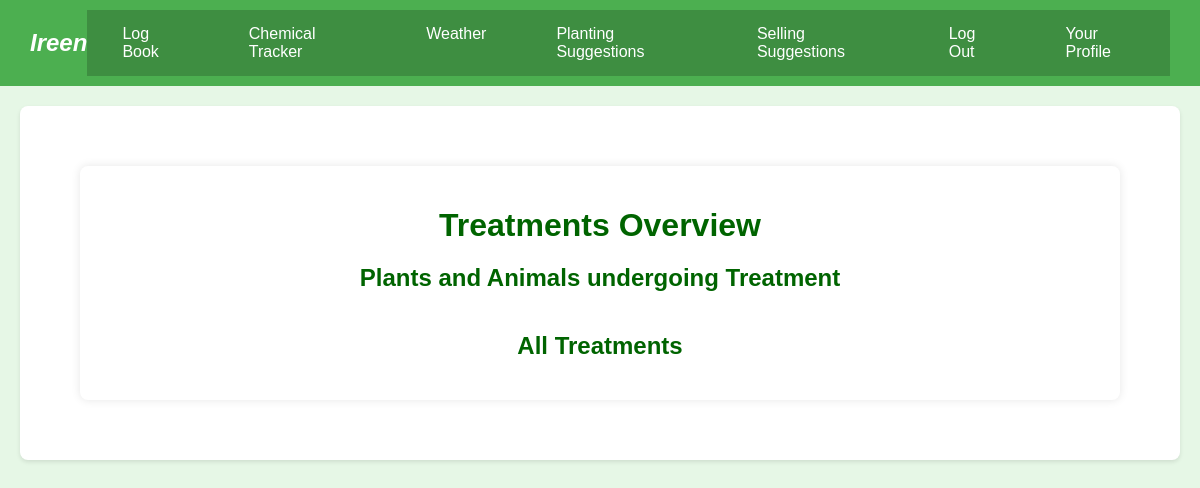
/chemicaltracker/view_treatments/ (signed in), run on an earlier commit of the app's database.
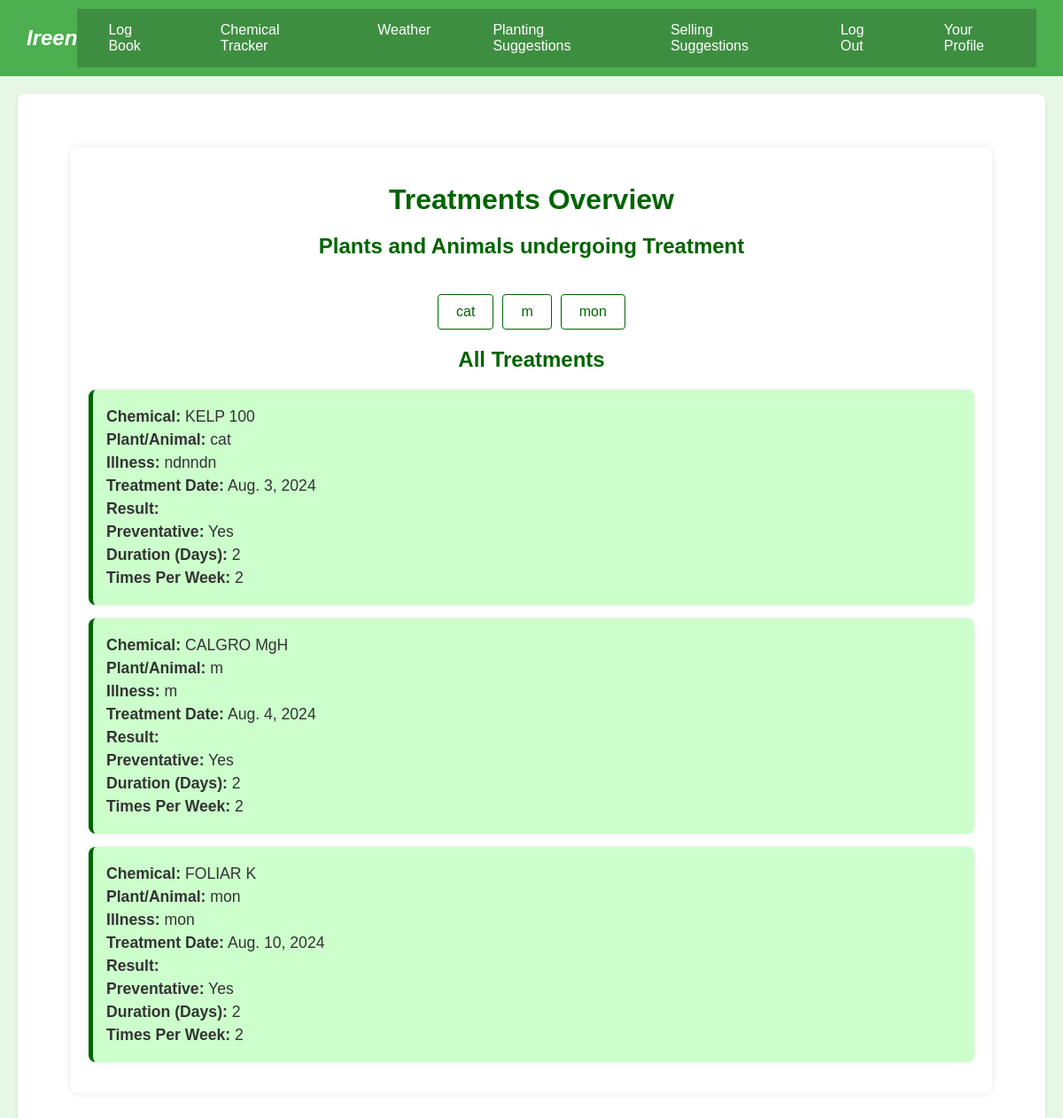
And on a later commit of the database.
### chemical_tracker/models.py (models this page shows, shortened)
class Treatment(models.Model):
    user = models.ForeignKey(User, on_delete=models.CASCADE)
    chemical = models.ForeignKey(Chemical, on_delete=models.CASCADE)
    plant = models.CharField(max_length=100)
    illness = models.CharField(max_length=100)
    treatment_date = models.DateField()
    is_preventative = models.BooleanField(default=False)
    duration_days = models.PositiveIntegerField(help_text="Duration of the treatment in days")
    times_per_week = models.PositiveIntegerField(help_text="Number of times per week the treatment is applied")

class Chemical(models.Model):
    user = models.ForeignKey(User, on_delete=models.CASCADE)
    name = models.CharField(max_length=100)
    active_ingredient = models.CharField(max_length=100)
    usage_instructions = models.TextField()
    associated_products = models.TextField(blank=True, null=True)

### chemical_tracker/views.py (the view)
# urls.py: path('view_treatments/', views.view_treatments, name='view_treatments'),
@login_required
def view_treatments(request):
    treatments = Treatment.objects.filter(user=request.user)
    plants = treatments.values_list('plant', flat=True).distinct()
    return render(request, 'chemical_tracker/view_treat.html', {
        'treatments': treatments,
        'plants': plants,
    })

### chemical_tracker/templates/chemical_tracker/view_treat.html (shortened to what this page needs)
{% extends 'base.html' %}
{% block content %}
{% load static %}
<!DOCTYPE html>
<html lang="en">
<head>
    <link rel="stylesheet" href="{% static 'view_treats.css' %}">
</head>
<body class="view-treatments-body">
    <div class="view-treatments-container">
        <h1>Treatments Overview</h1>
        <div class="plants-container">
            <h2>Plants and Animals undergoing Treatment</h2>
            <div class="plants-grid">
                {% for plant in plants %}
                    <div class="plant-item">
                        <a href="{% url 'chemicaltracker:plant_details' plant_name=plant %}">{{ plant }}</a>
                    </div>
                {% endfor %}
            </div>
        </div>
        <div class="treatments-container">
            <h2>All Treatments</h2>
            <ul class="treatments-list">
                {% for treatment in treatments %}
                    <li class="treatment-window">
                        <p><strong>Chemical:</strong> {{ treatment.chemical.name }}</p>
                        <p><strong>Plant/Animal:</strong> {{ treatment.plant }}</p>
                        <p><strong>Illness:</strong> {{ treatment.illness }}</p>
                        <p><strong>Treatment Date:</strong> {{ treatment.treatment_date }}</p>
                        <p><strong>Result:</strong> {{ treatment.result }}</p>
                        <p><strong>Preventative:</strong> {% if treatment.is_preventative %} Yes {% else %} No {% endif %}</p>
                        <p><strong>Duration (Days):</strong> {{ treatment.duration_days }}</p>
                        <p><strong>Times Per Week:</strong> {{ treatment.times_per_week }}</p>
                    </li>
                {% endfor %}
            </ul>
        </div>
    </div>
</body>
</html>
{% endblock %}

### templates/base.html (shortened to what this page needs)
<!DOCTYPE html>
<html lang="en">
<head>
    {% load static %}
    <link rel="stylesheet" href="{% static 'css/main.css' %}">
</head>
<body>
    <header>
        <h2>Ireen</h2>
        <nav>
            <ul id="nav-ul">
                <li><a href="{% url 'logbook:logbook' %}">Log Book</a></li>
                <li class="dropdown">
                    <a href="#" class="dropbtn" onclick="toggleDropdown()">Chemical Tracker</a>
                </li>
                <li><a href="{% url 'weather:weather_forecast' %}">Weather</a></li>
                <li><a href="{% url 'planting_sug:planting_sug' %}">Planting Suggestions</a></li>
                <li><a href="{% url 'selling_recom:selling_recom' %}">Selling Suggestions</a></li>
                {% if user.is_authenticated %}
                    <li><a href="{% url 'users:logout' %}">Log Out</a></li>
                    <li><a href="{% url 'users:view_profile' %}">Your Profile</a></li>
                {% else %}
                    <li><a href="{% url 'users:signup' %}">Sign Up</a></li>
                    <li><a href="{% url 'users:login' %}">Log In</a></li>
                {% endif %}
            </ul>
        </nav>
    </header>
    <main>
        {% block content %}{% endblock %}
    </main>
</body>
</html>

### static/css/main.css (style rules this page uses)
body { font-family: Arial, sans-serif; margin: 0; padding: 0; color: #333; background-color: #eaf2e5; }
header { background-color: #4CAF50; color: white; padding: 15px 20px; display: flex; align-items: center; justify-content: space-between; position: relative; }
header h2 { margin: 0; font-size: 1.5em; font-style: italic; text-align: center; flex: 1; }
nav { background-color: #3E8E41; color: white; }
nav ul { list-style-type: none; padding: 0; margin: 0; display: none; }
nav ul li { margin: 0; }
nav ul li a { color: white; text-decoration: none; display: block; padding: 15px 20px; transition: background-color 0.3s ease; }
main { padding: 20px; margin: 20px; background-color: white; border-radius: 8px; box-shadow: 0 2px 4px rgba(0, 0, 0, 0.1); }
.dropdown { position: relative; display: inline-block; }
.dropbtn { background-color: #3E8E41; color: white; padding: 15px 20px; text-decoration: none; display: block; cursor: pointer; }
@media (min-width: 600px) { header { padding: 10px 30px; } }
@media (min-width: 600px) { nav ul { display: flex; justify-content: center; } }
@media (min-width: 600px) { nav ul li { display: inline; margin: 0 15px; } }
@media (min-width: 768px) { main { padding: 40px; } }

### chemical_tracker/static/chemical_tracker/css/view_treats.css (style rules this page uses)
body.view-treatments-body { font-family: 'Arial', sans-serif; margin: 0; padding: 0; background-color: #e6f7e6; color: #333; }
.view-treatments-container { max-width: 1000px; margin: 20px auto; padding: 20px; background-color: #ffffff; border-radius: 8px; box-shadow: 0 0 10px rgba(0, 0, 0, 0.1); }
.view-treatments-container h1, .view-treatments-container h2 { color: #006400; text-align: center; margin-bottom: 20px; }
.view-treatments-container p { margin: 10px 0; font-size: 1.2em; }
.plants-container { margin-bottom: 20px; }
.plants-grid { display: flex; flex-wrap: wrap; gap: 10px; justify-content: center; }
.plant-item a { color: #006400; text-decoration: none; display: block; padding: 10px; border-radius: 4px; transition: background-color 0.3s ease, color 0.3s ease; }
.treatments-container { margin-top: 20px; }
.treatments-list { list-style-type: none; padding: 0; margin: 0; }
.treatment-window { background-color: #ccffcc; padding: 15px; border-radius: 8px; margin-bottom: 15px; box-shadow: 0 0 5px rgba(0, 0, 0, 0.1); border-left: 5px solid #006400; }
.treatment-window p { margin: 5px 0; font-size: 1.1em; }
.view-treatments-container a { color: #006400; text-decoration: none; display: inline-block; margin-top: 20px; border: 1px solid #006400; padding: 10px 20px; border-radius: 4px; transition: background-color 0.3s ease, color 0.3s ease; }

What changed in the data, as far as the page shows it:
added Treatment: chemical.name "KELP 100", plant "cat", illness "ndnndn", treatment_date "Aug. 3, 2024", is_preventative "Yes", duration_days "2", times_per_week "2"
added Treatment: chemical.name "CALGRO MgH", plant "m", illness "m", treatment_date "Aug. 4, 2024", is_preventative "Yes", duration_days "2", times_per_week "2"
added Treatment: chemical.name "FOLIAR K", plant "mon", illness "mon", treatment_date "Aug. 10, 2024", is_preventative "Yes", duration_days "2", times_per_week "2"
Also different on the page:
new list line: "cat"
new list line: "m"
new list line: "mon"
